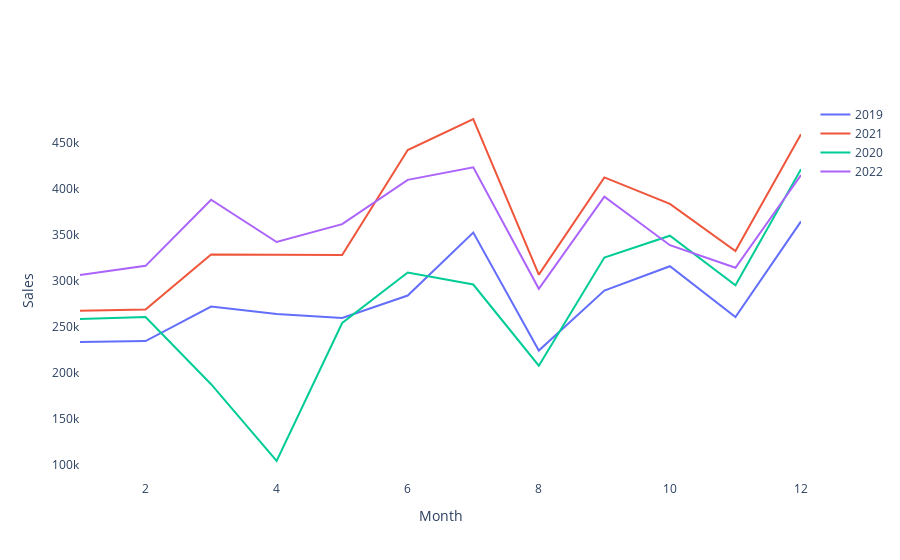

The cell this chart's notebook holds for it:
### Code cell
first_plot = go.Figure()

first_plot.add_trace(go.Scatter(x=ventes_2019.index, y=ventes_2019.values, mode='lines', name='2019'))
first_plot.add_trace(go.Scatter(x=ventes_2021.index, y=ventes_2021.values, mode='lines', name='2021'))
first_plot.add_trace(go.Scatter(x=ventes_2020.index, y=ventes_2020.values, mode='lines', name='2020'))
first_plot.add_trace(go.Scatter(x=ventes_2022.index, y=ventes_2022.values, mode='lines', name='2022'))

first_plot.update_layout(xaxis_title='Month', yaxis_title='Sales', 
    plot_bgcolor='rgba(0,0,0,0)', 
    paper_bgcolor='rgba(0,0,0,0)')

### Figure 1 — Plotly figure (JSON) as saved in the notebook; plotly's stock layout.template omitted (floating-point values rounded to 4 significant figures)
{"data": [{"mode": "lines", "name": "2019", "type": "scatter", "x": [1, 2, 3, 4, 5, 6, 7, 8, 9, 10, 11, 12], "y": [233415, 234439, 271940, 263973, 259648, 283983, 352516, 224107, 289368, 315907, 260697, 364708]}, {"mode": "lines", "name": "2021", "type": "scatter", "x": [1, 2, 3, 4, 5, 6, 7, 8, 9, 10, 11, 12], "y": [267415, 268840, 328804, 328543, 328113, 442386, 476207, 306813, 412586, 383795, 332382, 459707]}, {"mode": "lines", "name": "2020", "type": "scatter", "x": [1, 2, 3, 4, 5, 6, 7, 8, 9, 10, 11, 12], "y": [258424, 260638, 187504, 103874, 254101, 309103, 296012, 207583, 325431, 349142, 295158, 421641]}, {"mode": "lines", "name": "2022", "type": "scatter", "x": [1, 2, 3, 4, 5, 6, 7, 8, 9, 10, 11, 12], "y": [306310, 316354, 388291, 342261, 361773, 409967, 423669, 291417, 391554, 338821, 314233, 415182]}], "layout": {"paper_bgcolor": "rgba(0,0,0,0)", "plot_bgcolor": "rgba(0,0,0,0)", "xaxis": {"title": {"text": "Month"}}, "yaxis": {"title": {"text": "Sales"}}}}
